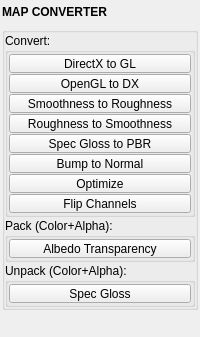
<?xml version="1.0" encoding="UTF-8"?>
<ui version="4.0">
 <class>QtUi</class>
 <widget class="QMainWindow" name="QtUi">
  <property name="enabled">
   <bool>true</bool>
  </property>
  <property name="geometry">
   <rect>
    <x>0</x>
    <y>0</y>
    <width>200</width>
    <height>303</height>
   </rect>
  </property>
  <property name="tabShape">
   <enum>QTabWidget::Triangular</enum>
  </property>
  <property name="dockNestingEnabled">
   <bool>true</bool>
  </property>
  <property name="dockOptions">
   <set>QMainWindow::AllowNestedDocks|QMainWindow::AllowTabbedDocks|QMainWindow::AnimatedDocks|QMainWindow::ForceTabbedDocks</set>
  </property>
  <widget class="QWidget" name="central_widget">
   <property name="minimumSize">
    <size>
     <width>200</width>
     <height>0</height>
    </size>
   </property>
   <layout class="QVBoxLayout" name="verticalLayout">
    <property name="spacing">
     <number>2</number>
    </property>
    <property name="leftMargin">
     <number>2</number>
    </property>
    <property name="topMargin">
     <number>2</number>
    </property>
    <property name="rightMargin">
     <number>2</number>
    </property>
    <property name="bottomMargin">
     <number>2</number>
    </property>
    <item>
     <layout class="QVBoxLayout" name="main_layout">
      <property name="spacing">
       <number>6</number>
      </property>
      <property name="sizeConstraint">
       <enum>QLayout::SetFixedSize</enum>
      </property>
      <item>
       <widget class="Header" name="header">
        <property name="sizePolicy">
         <sizepolicy hsizetype="Preferred" vsizetype="Fixed">
          <horstretch>0</horstretch>
          <verstretch>0</verstretch>
         </sizepolicy>
        </property>
        <property name="minimumSize">
         <size>
          <width>0</width>
          <height>19</height>
         </size>
        </property>
        <property name="maximumSize">
         <size>
          <width>999</width>
          <height>19</height>
         </size>
        </property>
        <property name="font">
         <font>
          <weight>75</weight>
          <bold>true</bold>
         </font>
        </property>
        <property name="text">
         <string>MAP CONVERTER</string>
        </property>
       </widget>
      </item>
      <item>
       <widget class="QGroupBox" name="Formatting">
        <property name="title">
         <string/>
        </property>
        <layout class="QVBoxLayout" name="verticalLayout_4">
         <property name="spacing">
          <number>1</number>
         </property>
         <property name="leftMargin">
          <number>0</number>
         </property>
         <property name="topMargin">
          <number>0</number>
         </property>
         <property name="rightMargin">
          <number>0</number>
         </property>
         <property name="bottomMargin">
          <number>0</number>
         </property>
         <item>
          <widget class="CollapsableGroup" name="groupBox_2">
           <property name="title">
            <string>Convert:</string>
           </property>
           <layout class="QVBoxLayout" name="verticalLayout_3">
            <property name="spacing">
             <number>1</number>
            </property>
            <property name="leftMargin">
             <number>1</number>
            </property>
            <property name="topMargin">
             <number>1</number>
            </property>
            <property name="rightMargin">
             <number>1</number>
            </property>
            <property name="bottomMargin">
             <number>1</number>
            </property>
            <item>
             <widget class="QPushButton" name="b000">
              <property name="enabled">
               <bool>true</bool>
              </property>
              <property name="sizePolicy">
               <sizepolicy hsizetype="Preferred" vsizetype="Fixed">
                <horstretch>0</horstretch>
                <verstretch>0</verstretch>
               </sizepolicy>
              </property>
              <property name="minimumSize">
               <size>
                <width>0</width>
                <height>19</height>
               </size>
              </property>
              <property name="maximumSize">
               <size>
                <width>16777215</width>
                <height>19</height>
               </size>
              </property>
              <property name="toolTip">
               <string>&lt;b&gt;Convert DirectX to OpenGL&lt;/b&gt;&lt;br&gt;
Converts a &lt;b&gt;Normal Map&lt;/b&gt; from &lt;b&gt;DirectX&lt;/b&gt; format to &lt;b&gt;OpenGL&lt;/b&gt; format.&lt;br&gt;&lt;br&gt;
&lt;b&gt;Usage:&lt;/b&gt; Select a &lt;b&gt;DirectX&lt;/b&gt; normal map.&lt;br&gt;&lt;br&gt;
- If an existing &lt;b&gt;OpenGL&lt;/b&gt; normal map of the same name is found, it will be &lt;b&gt;overwritten&lt;/b&gt;.</string>
              </property>
              <property name="text">
               <string>DirectX to GL</string>
              </property>
             </widget>
            </item>
            <item>
             <widget class="QPushButton" name="b001">
              <property name="enabled">
               <bool>true</bool>
              </property>
              <property name="sizePolicy">
               <sizepolicy hsizetype="Preferred" vsizetype="Fixed">
                <horstretch>0</horstretch>
                <verstretch>0</verstretch>
               </sizepolicy>
              </property>
              <property name="minimumSize">
               <size>
                <width>0</width>
                <height>19</height>
               </size>
              </property>
              <property name="maximumSize">
               <size>
                <width>16777215</width>
                <height>19</height>
               </size>
              </property>
              <property name="toolTip">
               <string>&lt;b&gt;Convert OpenGL to DirectX&lt;/b&gt;&lt;br&gt;
Converts a &lt;b&gt;Normal Map&lt;/b&gt; from &lt;b&gt;OpenGL&lt;/b&gt; format to &lt;b&gt;DirectX&lt;/b&gt; format.&lt;br&gt;&lt;br&gt;
&lt;b&gt;Usage:&lt;/b&gt; Select an &lt;b&gt;OpenGL&lt;/b&gt; normal map.&lt;br&gt;&lt;br&gt;
- If an existing &lt;b&gt;DirectX&lt;/b&gt; normal map of the same name is found, it will be &lt;b&gt;overwritten&lt;/b&gt;.

</string>
              </property>
              <property name="text">
               <string>OpenGL to DX</string>
              </property>
             </widget>
            </item>
            <item>
             <widget class="QPushButton" name="b010">
              <property name="enabled">
               <bool>true</bool>
              </property>
              <property name="sizePolicy">
               <sizepolicy hsizetype="Preferred" vsizetype="Fixed">
                <horstretch>0</horstretch>
                <verstretch>0</verstretch>
               </sizepolicy>
              </property>
              <property name="minimumSize">
               <size>
                <width>0</width>
                <height>19</height>
               </size>
              </property>
              <property name="maximumSize">
               <size>
                <width>16777215</width>
                <height>19</height>
               </size>
              </property>
              <property name="toolTip">
               <string>&lt;html&gt;&lt;head/&gt;&lt;body&gt;&lt;p&gt;Convert Smoothness to Roughness  &lt;/p&gt;&lt;p&gt;Converts a Smoothness map into a Roughness map by inverting its values.  &lt;/p&gt;&lt;p&gt;&lt;br/&gt;&lt;/p&gt;&lt;p&gt;Usage: Select a Smoothness map. Batch processing is supported.  &lt;/p&gt;&lt;p&gt;&lt;br/&gt;&lt;/p&gt;&lt;p&gt;- If an existing Roughness map of the same name is found, it will be overwritten.&lt;/p&gt;&lt;p&gt;&lt;br/&gt;&lt;/p&gt;&lt;/body&gt;&lt;/html&gt;</string>
              </property>
              <property name="text">
               <string>Smoothness to Roughness</string>
              </property>
             </widget>
            </item>
            <item>
             <widget class="QPushButton" name="b011">
              <property name="enabled">
               <bool>true</bool>
              </property>
              <property name="sizePolicy">
               <sizepolicy hsizetype="Preferred" vsizetype="Fixed">
                <horstretch>0</horstretch>
                <verstretch>0</verstretch>
               </sizepolicy>
              </property>
              <property name="minimumSize">
               <size>
                <width>0</width>
                <height>19</height>
               </size>
              </property>
              <property name="maximumSize">
               <size>
                <width>16777215</width>
                <height>19</height>
               </size>
              </property>
              <property name="toolTip">
               <string>&lt;html&gt;&lt;head/&gt;&lt;body&gt;&lt;p&gt;Convert Roughness to Smoothness  &lt;/p&gt;&lt;p&gt;Converts a Roughness map into a Smoothness map by inverting its values.  &lt;/p&gt;&lt;p&gt;&lt;br/&gt;&lt;/p&gt;&lt;p&gt;Usage: Select a Roughness map. Batch processing is supported.  &lt;/p&gt;&lt;p&gt;&lt;br/&gt;&lt;/p&gt;&lt;p&gt;- If an existing Smoothness map of the same name is found, it will be overwritten.&lt;/p&gt;&lt;p&gt;&lt;br/&gt;&lt;/p&gt;&lt;/body&gt;&lt;/html&gt;</string>
              </property>
              <property name="text">
               <string>Roughness to Smoothness</string>
              </property>
             </widget>
            </item>
            <item>
             <widget class="PushButton" name="tb001">
              <property name="enabled">
               <bool>true</bool>
              </property>
              <property name="sizePolicy">
               <sizepolicy hsizetype="Preferred" vsizetype="Fixed">
                <horstretch>0</horstretch>
                <verstretch>0</verstretch>
               </sizepolicy>
              </property>
              <property name="minimumSize">
               <size>
                <width>0</width>
                <height>19</height>
               </size>
              </property>
              <property name="maximumSize">
               <size>
                <width>16777215</width>
                <height>19</height>
               </size>
              </property>
              <property name="toolTip">
               <string>&lt;html&gt;&lt;head/&gt;&lt;body&gt;&lt;p&gt;&lt;span style=&quot; font-weight:600;&quot;&gt;Convert Specular Glossiness to PBR&lt;/span&gt;&lt;br/&gt;Converts Specular Glossiness map(s) to &lt;span style=&quot; font-weight:600;&quot;&gt;PBR&lt;/span&gt; format.&lt;br/&gt;&lt;br/&gt;&lt;span style=&quot; font-weight:600;&quot;&gt;Usage:&lt;/span&gt; Select &lt;span style=&quot; font-weight:600;&quot;&gt;Diffuse, Specular,&lt;/span&gt; and &lt;span style=&quot; font-weight:600;&quot;&gt;Glossiness&lt;/span&gt; maps.  Select multiple maps from different sets to batch process.&lt;br/&gt;&lt;br/&gt;- If no &lt;span style=&quot; font-weight:600;&quot;&gt;Glossiness&lt;/span&gt; map is provided, it will attempt to extract it from the &lt;span style=&quot; font-weight:600;&quot;&gt;Specular&lt;/span&gt; map.&lt;br/&gt;- If extraction fails, the &lt;span style=&quot; font-weight:600;&quot;&gt;Roughness&lt;/span&gt; map will be approximated using the &lt;span style=&quot; font-weight:600;&quot;&gt;Specular&lt;/span&gt; map.&lt;br/&gt;- If existing &lt;span style=&quot; font-weight:600;&quot;&gt;BaseColor, Metallic,&lt;/span&gt; and &lt;span style=&quot; font-weight:600;&quot;&gt;Roughness&lt;/span&gt; maps of the same name exist, they will be &lt;span style=&quot; font-weight:600;&quot;&gt;overwritten&lt;/span&gt;. &lt;/p&gt;&lt;/body&gt;&lt;/html&gt;</string>
              </property>
              <property name="text">
               <string>Spec Gloss to PBR</string>
              </property>
             </widget>
            </item>
            <item>
             <widget class="PushButton" name="tb003">
              <property name="enabled">
               <bool>true</bool>
              </property>
              <property name="sizePolicy">
               <sizepolicy hsizetype="Preferred" vsizetype="Fixed">
                <horstretch>0</horstretch>
                <verstretch>0</verstretch>
               </sizepolicy>
              </property>
              <property name="minimumSize">
               <size>
                <width>0</width>
                <height>19</height>
               </size>
              </property>
              <property name="maximumSize">
               <size>
                <width>16777215</width>
                <height>19</height>
               </size>
              </property>
              <property name="toolTip">
               <string>&lt;html&gt;&lt;head/&gt;&lt;body&gt;&lt;p&gt;&lt;span style=&quot; font-weight:600;&quot;&gt;Bump to Normal&lt;/span&gt;&lt;br/&gt;Converts Bump/Height to Normal with options available in the tool menu.&lt;br/&gt;&lt;br/&gt;&lt;span style=&quot; font-weight:600;&quot;&gt;Options:&lt;/span&gt; Choose OpenGL or DirectX format and set intensity.&lt;/p&gt;&lt;/body&gt;&lt;/html&gt;</string>
              </property>
              <property name="text">
               <string>Bump to Normal</string>
              </property>
             </widget>
            </item>
            <item>
             <widget class="PushButton" name="tb000">
              <property name="enabled">
               <bool>true</bool>
              </property>
              <property name="sizePolicy">
               <sizepolicy hsizetype="Preferred" vsizetype="Fixed">
                <horstretch>0</horstretch>
                <verstretch>0</verstretch>
               </sizepolicy>
              </property>
              <property name="minimumSize">
               <size>
                <width>0</width>
                <height>19</height>
               </size>
              </property>
              <property name="maximumSize">
               <size>
                <width>16777215</width>
                <height>19</height>
               </size>
              </property>
              <property name="toolTip">
               <string>&lt;html&gt;&lt;head/&gt;&lt;body&gt;&lt;p&gt;&lt;span style=&quot; font-weight:600;&quot;&gt;Optimize Texture&lt;/span&gt;&lt;br/&gt;Optimizes a texture by clamping the maximum size and adjusting the image (such as setting bit depth) according to the map type.&lt;br/&gt;&lt;br/&gt;&lt;span style=&quot; font-weight:600;&quot;&gt;Usage:&lt;/span&gt; Select the texture map(s) to optimize.&lt;br/&gt;&lt;br/&gt;The optimized texture will be created in the same directory, with the original file moved to an &lt;span style=&quot; font-style:italic;&quot;&gt;old&lt;/span&gt; folder. &lt;/p&gt;&lt;/body&gt;&lt;/html&gt;</string>
              </property>
              <property name="text">
               <string>Optimize</string>
              </property>
             </widget>
            </item>
            <item>
             <widget class="PushButton" name="tb002">
              <property name="enabled">
               <bool>true</bool>
              </property>
              <property name="sizePolicy">
               <sizepolicy hsizetype="Preferred" vsizetype="Fixed">
                <horstretch>0</horstretch>
                <verstretch>0</verstretch>
               </sizepolicy>
              </property>
              <property name="minimumSize">
               <size>
                <width>0</width>
                <height>19</height>
               </size>
              </property>
              <property name="maximumSize">
               <size>
                <width>16777215</width>
                <height>19</height>
               </size>
              </property>
              <property name="toolTip">
               <string>&lt;html&gt;&lt;head/&gt;&lt;body&gt;&lt;p&gt;&lt;span style=&quot; font-weight:600;&quot;&gt;Flip Channels&lt;/span&gt;&lt;br/&gt;Invert, swap, broadcast, or constant-fill an image's R/G/B/A channels.&lt;br/&gt;&lt;br/&gt;&lt;span style=&quot; font-weight:600;&quot;&gt;Options:&lt;/span&gt; Per output channel, choose its source (optionally inverted, or Black/White). Set a suffix to save a copy; empty overwrites the source.&lt;br/&gt;&lt;br/&gt;&lt;span style=&quot; font-weight:600;&quot;&gt;Usage:&lt;/span&gt; Select texture map(s). Batch processing is supported.&lt;/p&gt;&lt;/body&gt;&lt;/html&gt;</string>
              </property>
              <property name="text">
               <string>Flip Channels</string>
              </property>
             </widget>
            </item>
           </layout>
          </widget>
         </item>
         <item>
          <widget class="CollapsableGroup" name="groupBox">
           <property name="title">
            <string>Pack (Color+Alpha):</string>
           </property>
           <layout class="QVBoxLayout" name="verticalLayout_2">
            <property name="spacing">
             <number>1</number>
            </property>
            <property name="leftMargin">
             <number>1</number>
            </property>
            <property name="topMargin">
             <number>1</number>
            </property>
            <property name="rightMargin">
             <number>1</number>
            </property>
            <property name="bottomMargin">
             <number>1</number>
            </property>
            <item>
             <widget class="QPushButton" name="b004">
              <property name="enabled">
               <bool>true</bool>
              </property>
              <property name="sizePolicy">
               <sizepolicy hsizetype="Preferred" vsizetype="Fixed">
                <horstretch>0</horstretch>
                <verstretch>0</verstretch>
               </sizepolicy>
              </property>
              <property name="minimumSize">
               <size>
                <width>0</width>
                <height>19</height>
               </size>
              </property>
              <property name="maximumSize">
               <size>
                <width>16777215</width>
                <height>19</height>
               </size>
              </property>
              <property name="toolTip">
               <string>&lt;html&gt;&lt;head/&gt;&lt;body&gt;&lt;p&gt;&lt;span style=&quot; font-weight:600;&quot;&gt;Pack Transparency into Albedo&lt;/span&gt;&lt;br/&gt;Combines a &lt;span style=&quot; font-weight:600;&quot;&gt;Transparency (Opacity)&lt;/span&gt; map into the &lt;span style=&quot; font-weight:600;&quot;&gt;Albedo&lt;/span&gt; map.&lt;br/&gt;&lt;br/&gt;&lt;span style=&quot; font-weight:600;&quot;&gt;Usage:&lt;/span&gt; Select an &lt;span style=&quot; font-weight:600;&quot;&gt;Albedo&lt;/span&gt; and an &lt;span style=&quot; font-weight:600;&quot;&gt;Opacity&lt;/span&gt; map.  Select multiple maps from different sets to batch process.&lt;br/&gt;&lt;br/&gt;- If an existing &lt;span style=&quot; font-weight:600;&quot;&gt;Albedo Transparency&lt;/span&gt; map of the same name exists, it will be &lt;span style=&quot; font-weight:600;&quot;&gt;overwritten&lt;/span&gt;.&lt;br/&gt;- If a &lt;span style=&quot; font-weight:600;&quot;&gt;BaseColor&lt;/span&gt; map is provided, it will be converted to &lt;span style=&quot; font-weight:600;&quot;&gt;Albedo&lt;/span&gt;. &lt;/p&gt;&lt;/body&gt;&lt;/html&gt;</string>
              </property>
              <property name="text">
               <string>Albedo Transparency</string>
              </property>
             </widget>
            </item>
           </layout>
          </widget>
         </item>
         <item>
          <widget class="CollapsableGroup" name="groupBox_3">
           <property name="title">
            <string>Unpack (Color+Alpha):</string>
           </property>
           <layout class="QVBoxLayout" name="verticalLayout_5">
            <property name="spacing">
             <number>1</number>
            </property>
            <property name="leftMargin">
             <number>1</number>
            </property>
            <property name="topMargin">
             <number>1</number>
            </property>
            <property name="rightMargin">
             <number>1</number>
            </property>
            <property name="bottomMargin">
             <number>1</number>
            </property>
            <item>
             <widget class="QPushButton" name="b007">
              <property name="enabled">
               <bool>true</bool>
              </property>
              <property name="sizePolicy">
               <sizepolicy hsizetype="Preferred" vsizetype="Fixed">
                <horstretch>0</horstretch>
                <verstretch>0</verstretch>
               </sizepolicy>
              </property>
              <property name="minimumSize">
               <size>
                <width>0</width>
                <height>19</height>
               </size>
              </property>
              <property name="maximumSize">
               <size>
                <width>16777215</width>
                <height>19</height>
               </size>
              </property>
              <property name="toolTip">
               <string>&lt;html&gt;&lt;head/&gt;&lt;body&gt;&lt;p&gt;&lt;span style=&quot; font-weight:600;&quot;&gt;Unpack Specular and Glossiness to separate maps.&lt;/span&gt;&lt;br/&gt;Extracts the Glossiness map from the Specular map's alpha channel.&lt;br/&gt;&lt;br/&gt;&lt;span style=&quot; font-weight:600;&quot;&gt;Usage:&lt;/span&gt; Select a &lt;span style=&quot; font-weight:600;&quot;&gt;Specular &lt;/span&gt;map.&lt;br/&gt;&lt;br/&gt;- If extraction fails, the Glossiness map will be approximated using the &lt;span style=&quot; font-weight:600;&quot;&gt;Specular&lt;/span&gt; map.&lt;br/&gt;- If an existing Specular or Glossiness map of the same name exists, it will be &lt;span style=&quot; font-weight:600;&quot;&gt;overwritten&lt;/span&gt;. &lt;/p&gt;&lt;/body&gt;&lt;/html&gt;</string>
              </property>
              <property name="text">
               <string>Spec Gloss</string>
              </property>
             </widget>
            </item>
           </layout>
          </widget>
         </item>
        </layout>
       </widget>
      </item>
      <item>
       <spacer name="verticalSpacer">
        <property name="orientation">
         <enum>Qt::Vertical</enum>
        </property>
        <property name="sizeHint" stdset="0">
         <size>
          <width>0</width>
          <height>10</height>
         </size>
        </property>
       </spacer>
      </item>
      <item>
       <widget class="Footer" name="footer" native="true">
        <property name="minimumSize">
         <size>
          <width>0</width>
          <height>19</height>
         </size>
        </property>
        <property name="maximumSize">
         <size>
          <width>16777215</width>
          <height>19</height>
         </size>
        </property>
       </widget>
      </item>
     </layout>
    </item>
   </layout>
  </widget>
 </widget>
 <customwidgets>
  <customwidget>
   <class>Header</class>
   <extends>QLabel</extends>
   <header>uitk.widgets.header</header>
  </customwidget>
  <customwidget>
   <class>PushButton</class>
   <extends>QPushButton</extends>
   <header>uitk.widgets.pushButton</header>
  </customwidget>
  <customwidget>
   <class>CollapsableGroup</class>
   <extends>QGroupBox</extends>
   <header>uitk.widgets.collapsableGroup.CollapsableGroup.h</header>
   <container>1</container>
  </customwidget>
  <customwidget>
   <class>Footer</class>
   <extends>QWidget</extends>
   <header>uitk.widgets.footer</header>
  </customwidget>
 </customwidgets>
 <resources/>
 <connections/>
 <designerdata>
  <property name="gridDeltaX">
   <number>5</number>
  </property>
  <property name="gridDeltaY">
   <number>5</number>
  </property>
  <property name="gridSnapX">
   <bool>true</bool>
  </property>
  <property name="gridSnapY">
   <bool>true</bool>
  </property>
  <property name="gridVisible">
   <bool>true</bool>
  </property>
 </designerdata>
</ui>
